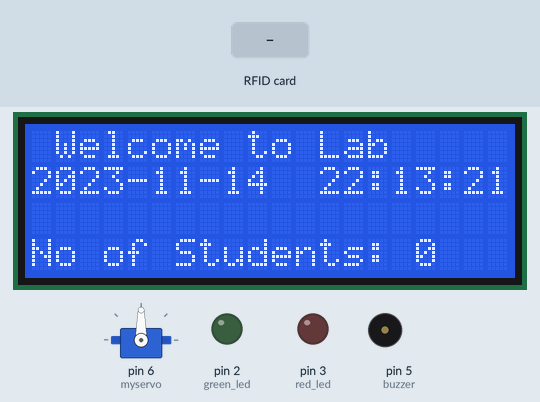
Simulated run of this sketch. Board: Arduino Uno, built with avr-gcc and run on an emulated ATmega328P. On the bench: 20×4 character LCD, servo, output pins drawn as LEDs (lit = HIGH), buzzer (waves = sounding, pin HIGH). The test bench sets the inputs (shaded band). The local clock reads 2024-03-15 10:24:30 at power-on unless the sketch sets it; storage starts empty; pins used as bus, display or sensor lines are not drawn; what the sketch prints to the serial monitor is not drawn.

Above: at 1.4 s.
1.5 s: RFID card 5E 7A 19 C4 held to the reader
At 7.3 s:
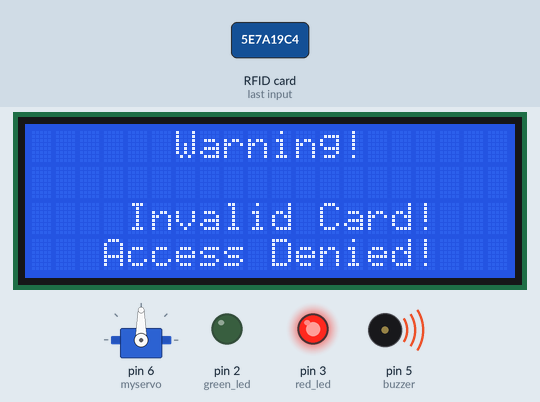
9.9 s: RFID card 8B 05 05 99 held to the reader
At 12.1 s:
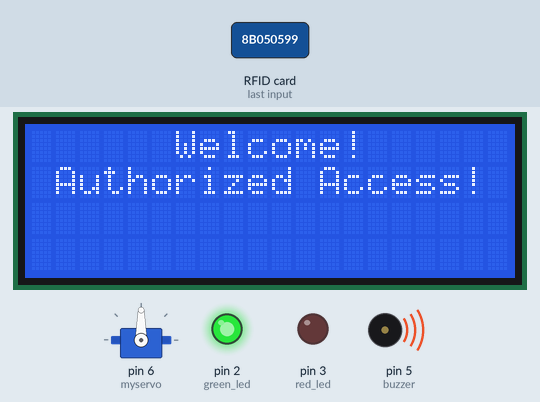
22.5 s: RFID card 8B 05 05 99 held to the reader
At 25.6 s:
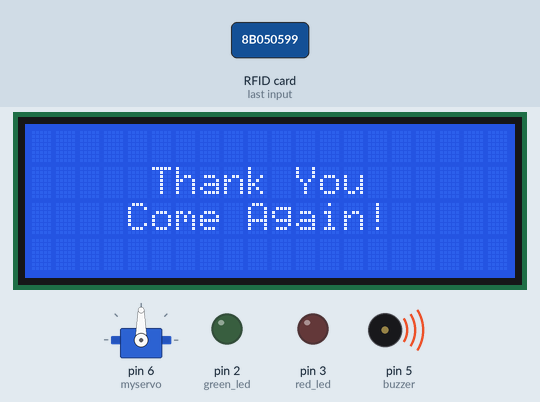
Timing chart, 0 to 29.6 s (numbered marks = the images above; inputs shaded):
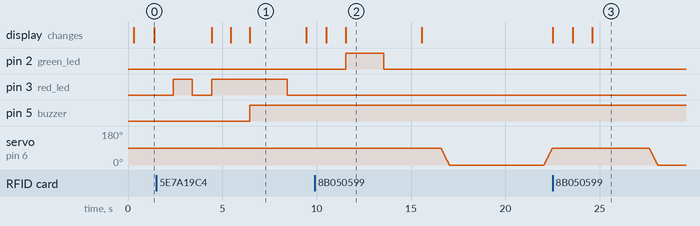

The sketch:

RFID_based_Attendance_system.ino
```cpp
#include <SPI.h>
#include <MFRC522.h> //library for rfid sensor
#include <RTClib.h> //library for rtc module
#include <SD.h> //library for sd card module
#include <Wire.h>
#include <LiquidCrystal_I2C.h> //library for i2c module
#include <Servo.h> //library for servo moter
File myFile;
//define pins for rfid sensor
#define SS_PIN 10
#define RST_PIN 9
//define select pin for SD card module
#define CS_SD 4

Servo myservo;  // create servo object to control a servo.
MFRC522 mfrc522(SS_PIN, RST_PIN); // Create MFRC522 instance.
RTC_DS3231 rtc;// Instance of the class for RTC
LiquidCrystal_I2C lcd(0x27,20,4);//instance for lcd display

int red_led=3,green_led=2,buzzer=5;
const int numOfCards = 5;//the nuber of cards used. this can change as you want
byte cards[numOfCards][4] = {{0x8B, 0x05, 0x05, 0x99},{0xFB, 0x6A, 0xF7, 0x66},{0x8B, 0x10, 0xEE, 0x66},{0x9B, 0x42, 0x06, 0x99},{0x7B, 0xD0, 0x0C, 0x99}}; // array of UIDs of rfid cards
int n = 0;//n is for the total number of students//j is for to detect the card is valid or not
int numCard[numOfCards]; //this array content the details of cards that already detect or not .
String names[numOfCards] = {"Mahantesh","Namrata","Chandan","Suchitra","Abhishek"};//student names
int sNumbers[numOfCards] = {20,21,22,23,24};//student sNumbers

void setup() {
  Serial.begin(9600); // Initialize serial communications with the PC

  SPI.begin();  // Init SPI bus
  mfrc522.PCD_Init(); // Init MFRC522 card

  pinMode(red_led,OUTPUT);
  pinMode(green_led,OUTPUT);
  pinMode(buzzer,OUTPUT);
  //setup for lcd screen
  lcd.begin(20,4);// initialize the lcd
lcd.backlight();
  myservo.attach(6);


  //setup for RTC module
  #ifndef ESP8266
  while (!Serial); // for Leonardo/Micro/Zero
  #endif
  if (! rtc.begin()) {
    Serial.println(F("Couldn't find RTC"));
    while (1);
  }
  else{
      rtc.adjust(DateTime(F(__DATE__), F(__TIME__)));//time will set auto when it compiles
      //rtc.adjust(DateTime(2022, 6, 29, 9, 59, 45));// manually set time
  }
  if (rtc.lostPower()) {
    Serial.println(F("RTC lost power, lets set the time!"));
  }

  //setup for display option (serial monitor)
  Serial.println(F("\t\t\t<<<< LAB ATTENDANCE >>>>\n")); // introduction
  Serial.println(F("COUNT\tRegNO\tNAME\t\tDATE\t\tARRIVAL\t\tDEPARTURE"));// make four columns

  //setup sd card
Serial.print(F("Initializing SD card..."));
  digitalWrite(CS_SD,LOW);

if (!SD.begin(4)) {//checks the sd card inserted and if it not the program will not working.
  Serial.println(F("initialization failed!"));
  while (1);
 }
 Serial.println(F("initialization done."));


  myFile = SD.open("demo.txt", FILE_WRITE);
  if (myFile) {
    myFile.print(F("  \t****Lab Attendance****\n"));
    myFile.println(F("COUNT\tRegNO\tNAME\t\tDATE\t\tARRIVAL\t\tDEPARTURE"));
    // close the file:
    myFile.close();
   // Serial.println(F("done."));
  } else {
   Serial.println(F("error opening demo.txt"));
  }

  myFile = SD.open("demo.txt");
  if (myFile) {
    Serial.println(F("demo.txt:"));

    while (myFile.available()) {
      Serial.write(myFile.read());
    }

    myFile.close();
  } else {
  //  Serial.println(F("error opening demo.txt"));
  }
  digitalWrite(CS_SD,HIGH);
}

void readRFID(){
  int j = -1;
  byte card_ID[4];//card UID size 4byte

  if ( ! mfrc522.PICC_IsNewCardPresent()) {//look for new card
    return;//got to start of loop if there is no card present
  }
  if ( ! mfrc522.PICC_ReadCardSerial()) {// Select one of the cards
    return;//if read card serial(0) returns 1, the uid struct contians the ID of the read card.
  }

  for (byte i = 0; i < mfrc522.uid.size; i++) {
    card_ID[i] = mfrc522.uid.uidByte[i];
  }

  for (int i = 0; i < numOfCards; i++) {
    if (card_ID[0] == cards[i][0] && card_ID[1] == cards[i][1] && card_ID[2] == cards[i][2] && card_ID[3] == cards[i][3]) {
      j = i;
    }
  }

  if(j == -1) {//check the card validity
    invalid();
  }
  else if (numCard[j] == 1) { //to check if the card already detect
    alreadyRead(names[j], sNumbers[j], j);
  }
  else {
    //send data to display and save
    logCardData(names[j], sNumbers[j], j);
  }
  delay(1000);
}

void servo(){//method for servo motor
  int pos = 0;    // variable to store the servo position
   for (pos = 90; pos >= 0; pos -= 1) { // goes from 0 degrees to 90 degrees
    // in steps of 1 degree
    myservo.write(pos);
    delay(5);
  }
  delay(5000);
   for (pos = 0; pos <= 90; pos += 1) {// goes from 90 degrees to 0 degrees
    myservo.write(pos);
    delay(5);
  }
}

void logCardData(String name, long sNumber, int j){
  displayAllow(name,sNumber);
  DateTime now = rtc.now();
  numCard[j] = 1;//put 1 in the numCard array : numCard[j]={1,1} to let the arduino know if the card was detecting
  n++;//to get the count

  //display details to the console (serial monitor)
  Serial.print(n);//print number
  Serial.print(F("\t"));
  Serial.print(sNumber); //print name of student
  Serial.print(F("\t"));
  Serial.print(name); //print name of student
  Serial.print(F("\t"));
  Serial.print(now.year(),DEC); //print year
  Serial.print(F("-"));
  if(now.month()<10){Serial.print("0");Serial.print(now.month(),DEC);}
  else Serial.print(now.month(),DEC); //print month
  Serial.print(F("-"));
  if(now.day()<10){Serial.print("0");Serial.print(now.day(),DEC);} //if the day is one digit this will display it with zero in front as two digits.
  else Serial.print(now.day(),DEC);
  Serial.print(F("\t"));
  if(now.hour()<10){Serial.print("0");Serial.print(now.hour(),DEC);}
  else Serial.print(now.hour(),DEC);
  Serial.print(F(":"));
  if(now.minute()<10){Serial.print("0");Serial.print(now.minute(),DEC);}
  else Serial.print(now.minute(),DEC);
  Serial.print(F(":"));
  if(now.second()<10){Serial.print("0");Serial.print(now.second(),DEC);}
  else Serial.print(now.second(),DEC);
  Serial.print(F("\t"));
  Serial.println(F("--:--:-- "));

  digitalWrite(CS_SD,LOW);
   myFile = SD.open("demo.txt", FILE_WRITE);//record the data to the sd card
  if (myFile) {
      myFile.print(n);//print number
      myFile.print(F("\t"));
      myFile.print(sNumber); //print name of student
      myFile.print(F("\t"));
      myFile.print(name); //print name of student
      myFile.print(F("\t"));
      myFile.print(now.year(),DEC); //print year
      myFile.print(F("-"));
      if(now.month()<10){myFile.print("0");myFile.print(now.month(),DEC);}
      else myFile.print(now.month(),DEC); //print month
      myFile.print(F("-"));
      if(now.day()<10){myFile.print("0");myFile.print(now.day(),DEC);}
      else myFile.print(now.day(),DEC);
      myFile.print(F("\t"));
      if(now.hour()<10){myFile.print("0");myFile.print(now.hour(),DEC);}
      else myFile.print(now.hour(),DEC);
      myFile.print(F(":"));
      if(now.minute()<10){myFile.print("0");myFile.print(now.minute(),DEC);}
      else myFile.print(now.minute(),DEC);
      myFile.print(F(":"));
      if(now.second()<10){myFile.print("0");myFile.print(now.second(),DEC);}
      else myFile.print(now.second(),DEC);
      myFile.print(F("\t"));
      myFile.println(F("--:--:--"));
      myFile.close();
      Serial.println(F("done."));
  } else {
   // Serial.println(F("error opening demo.txt"));
  }
  digitalWrite(CS_SD,HIGH);
}

void invalid(){
  Serial.println(F("Invalid Card."));
  digitalWrite(CS_SD,LOW);
   myFile = SD.open("demo.txt", FILE_WRITE);
  if (myFile) {
    myFile.println(F("Invalid Card."));
     digitalWrite(red_led,HIGH); delay(1000);
     digitalWrite(red_led,LOW);delay(1000);
    myFile.close();
    Serial.println(F("done."));
  } else {
  //  Serial.println(F("error opening demo.txt"));
  }
  digitalWrite(CS_SD,LOW);

  lcd.home ();
  lcd.clear();
  lcd.setCursor (6, 0 );// go home
  lcd.print(F("Warning!"));
  digitalWrite(red_led,HIGH); delay(1000);
  lcd.setCursor (4, 2 );
  lcd.print(F("Invalid Card!"));
  digitalWrite(red_led,HIGH); delay(1000);
  lcd.setCursor (3, 3 );
  lcd.print(F("Access Denied!"));
  digitalWrite(buzzer,HIGH);delay(1000);
  digitalWrite(red_led,HIGH); delay(1000);
  digitalWrite(red_led,LOW);delay(1000);
  //delay(3000);
  lcd.clear();
}

void alreadyRead(String name, long sNumber, int j){
  DateTime now = rtc.now();
  numCard[j] = 0;//put 1 in the numCard array : numCard[j]={1,1} to let the arduino know if the card was detecting
  n--;//to get the count

  //display details to the console (serial monitor)
  Serial.print(n);//print number
  Serial.print(F("\t"));
  Serial.print(sNumber); //print name of student
  Serial.print(F("\t"));
  Serial.print(name); //print name of student
  Serial.print(F("\t"));
  Serial.print(now.year(),DEC); //print year
  Serial.print(F("-"));
  if(now.month()<10){Serial.print("0");Serial.print(now.month(),DEC);}
  else Serial.print(now.month(),DEC); //print month
  Serial.print(F("-"));
  if(now.day()<10){Serial.print("0");Serial.print(now.day(),DEC);}
  else Serial.print(now.day(),DEC);
  Serial.print(F("\t"));
  Serial.print(F("--:--:--"));
  Serial.print(F("\t"));
  if(now.hour()<10){Serial.print("0");Serial.print(now.hour(),DEC);}
  else Serial.print(now.hour(),DEC);
  Serial.print(F(":"));
  if(now.minute()<10){Serial.print("0");Serial.print(now.minute(),DEC);}
  else Serial.print(now.minute(),DEC);
  Serial.print(F(":"));
  if(now.second()<10){Serial.print("0");Serial.println(now.second(),DEC);}
  else Serial.print(now.second(),DEC);
  Serial.println(" ");

  digitalWrite(CS_SD,LOW);
  myFile = SD.open("demo.txt", FILE_WRITE);
    if (myFile) {
      myFile.print(n);//print number
      myFile.print(F("\t"));
      myFile.print(sNumber); //print name of student
      myFile.print(F("\t"));
      myFile.print(name); //print name of student
      myFile.print(F("\t"));
      myFile.print(now.year(),DEC); //print year
      myFile.print(F("-"));
      if(now.month()<10){myFile.print("0");myFile.print(now.month(),DEC);}
      else myFile.print(now.month(),DEC); //print month
      myFile.print(F("-"));
      if(now.day()<10){myFile.print("0");myFile.print(now.day(),DEC);}
      else myFile.print(now.day(),DEC);
      myFile.print(F("\t"));
      myFile.print(F("--:--:--"));
      myFile.print(F("\t"));
      if(now.hour()<10){myFile.print("0");myFile.print(now.hour(),DEC);}
      else myFile.print(now.hour(),DEC);
      myFile.print(F(":"));
      if(now.minute()<10){myFile.print("0");myFile.print(now.minute(),DEC);}
      else myFile.print(now.minute(),DEC);
      myFile.print(F(":"));
      if(now.second()<10){myFile.print("0");myFile.print(now.second(),DEC);}
      else myFile.println(now.second(),DEC);
      myFile.close();
      Serial.println(F("done."));
    } else {
    //   Serial.println(F("error opening demo.txt"));
    }
  digitalWrite(CS_SD,HIGH);

  lcd.home ();
  lcd.clear();
  lcd.setCursor (5, 1 );// go home
  lcd.print(F("Thank You"));
  lcd.setCursor (4, 2 );
  lcd.print(F("Come Again!"));
  delay(3000);
  servo();
  lcd.clear();
}

void printLoopLCD(){//method for display date and time and number of students attendance to the lcd dislpay
  DateTime now = rtc.now();
  lcd.home ();//go home
  lcd.setCursor (1, 0);
  lcd.print(F("Welcome to Lab"));
  lcd.setCursor (0, 1 );
  lcd.print(now.year(),DEC); //print year+
  lcd.print(F("-"));
  if(now.month()<10){lcd.print("0");lcd.print(now.month(),DEC);}
  else lcd.print(now.month(),DEC); //print month
  lcd.print(F("-"));
  if(now.day()<10){lcd.print("0");lcd.print(now.day(),DEC);}
  else lcd.print(now.day(),DEC);
  //lcd.print(now.day(),DEC); //print date
  lcd.setCursor (12, 1 );
  if(now.hour()<10){lcd.print("0");lcd.print(now.hour(),DEC);}
  else lcd.print(now.hour(),DEC);
  //lcd.print(now.hour(),DEC);
  lcd.print(F(":"));
  if(now.minute()<10){lcd.print("0");lcd.print(now.minute(),DEC);}
  else lcd.print(now.minute(),DEC);
  //lcd.print(now.minute(),DEC);
  lcd.print(F(":"));
  if(now.second()<10){lcd.print("0");lcd.print(now.second(),DEC);}
  else lcd.print(now.second(),DEC);
  //lcd.print(now.second(),DEC);
  lcd.setCursor (0, 3 );
  lcd.print(F("No of Students:"));
  lcd.setCursor (16, 3 );
  lcd.print(n);
  delay(1000);
}

void displayAllow(String name,long sNumber){
  lcd.home ();
  lcd.clear();
  lcd.setCursor (6, 0 );
  lcd.print(F("Welcome!"));
  lcd.setCursor (1, 1 );
  lcd.print(F("Authorized Access!"));
  digitalWrite(green_led,HIGH); delay(2000);
  digitalWrite(green_led,LOW);delay(2000);
  lcd.setCursor (0, 2 );
  lcd.print(F("Name:"));
  lcd.setCursor (5, 2 );
  lcd.print(name);
  lcd.setCursor (0, 3 );
  lcd.print(F("SNo :B"));
  lcd.setCursor (6, 3 );
  lcd.print(sNumber);
  delay(1000);
  servo();
  lcd.clear();
}

void checkTime(){
  //check the time if the time is 6pm the system will stop working (time out)
    lcd.home ();
    lcd.clear();

    if(n != 0){ //check the nuber of student is 0 or not
      Serial.println(F("Warning!"));
      Serial.print(F("Count not zero!"));
      lcd.setCursor (6, 1 );
      lcd.print(F("Warning!"));
      lcd.setCursor (3, 2 );
      lcd.print(F("Count not zero!"));
      delay(5000);
     }
     //else{
      Serial.println(F("Session has expired!"));
      Serial.print(F("No of students :"));
      Serial.println(n);
      lcd.home ();
      lcd.clear();
      lcd.setCursor (6, 0 );
      lcd.print(F("Lab"));
      lcd.setCursor (0, 1 );
      lcd.print(F("Session has expired!"));
      lcd.setCursor (0, 3 );
      lcd.print(F("No of students :"));
      lcd.print(n);
 //    }

    delay(1000);//delay for 12 hours
    lcd.clear();
}

void loop() {
  DateTime now = rtc.now();
  if (now.hour() < 7 || now.hour() >= 23) { // set timing acc to your lab
    checkTime();
  }
  printLoopLCD();//print details on lcd screen(loop)
  readRFID();
}
```

Measured:
- after the input at 1.5 s, pin 3 (red_led): LOW → HIGH after 0.91 s, → LOW 1.0 s later, → HIGH 1.0 s later, → LOW 4.0 s later; pin 5 (buzzer): LOW → HIGH after 5.0 s; the display: first changes after 2.9 s (image 1 shows a later state)
- after the input at 9.9 s, pin 2 (green_led): LOW → HIGH after 1.6 s, → LOW 2.0 s later; the display: first differs from a run without the input after 1.6 s (image 2)
- after the input at 22.5 s, servo on pin 6 (myservo): moves from 90° to 0° over 0.46 s, starting after 5.1 s; the display: first differs from a run without the input after 2.1 s (image 3)
- what the display in image 1 shows lasts 3.0 s, from 6.5 s to 9.5 s
- what the display in image 2 shows lasts 4.1 s, from 11.5 s to 15.6 s
